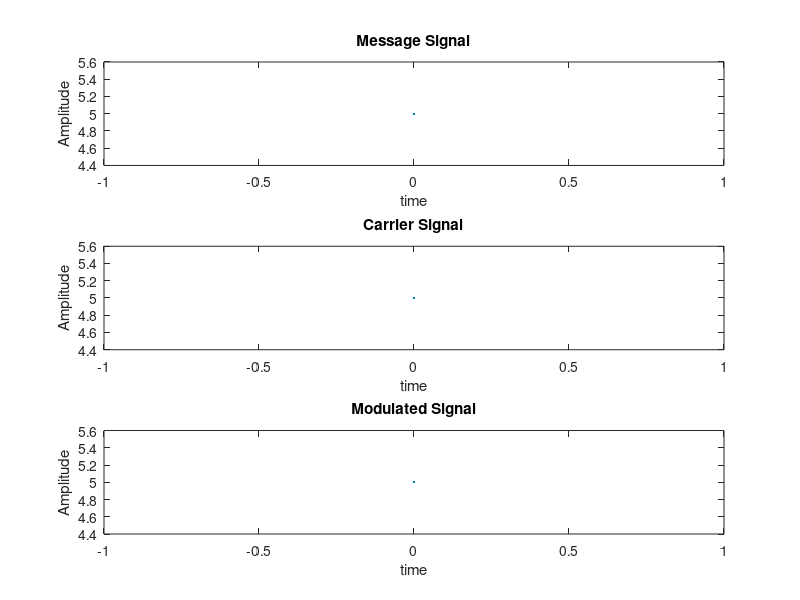

Source code (MATLAB):
clc;
Fm=input('Enter frequency of the message signal: ');
Fc=input('Enter frequency of the carrier signal: ');
Vm=input('Enter amplitude of the message signal: ');
Vc=input('Enter amplitude of the carrier signal: ');
Fs=input('Enter sampling time Fs: ');
freq_dev=input('Enter the frequency deviation freq_dev: ');
t=0:1/Fs:0.08;
vm=Vm*cos(2*pi*Fm*t);
vc=Vc*cos(2*pi*Fc*t);
vfm=Vc*cos((2*pi*Fc*t)+(freq_dev/Fm)*sin(2*pi*Fm*t));
 
subplot(3,1,1);
plot(t,vm);
ylabel('Amplitude');
xlabel('time');
title('Message Signal');
hold on;
 
subplot(3,1,2);
plot(t,vc);
ylabel('Amplitude');
xlabel('time');
title('Carrier Signal');
hold on;
 
subplot(3,1,3);
plot(t,vfm);
ylabel('Amplitude');
xlabel('time');
title('Modulated Signal');
hold on;

